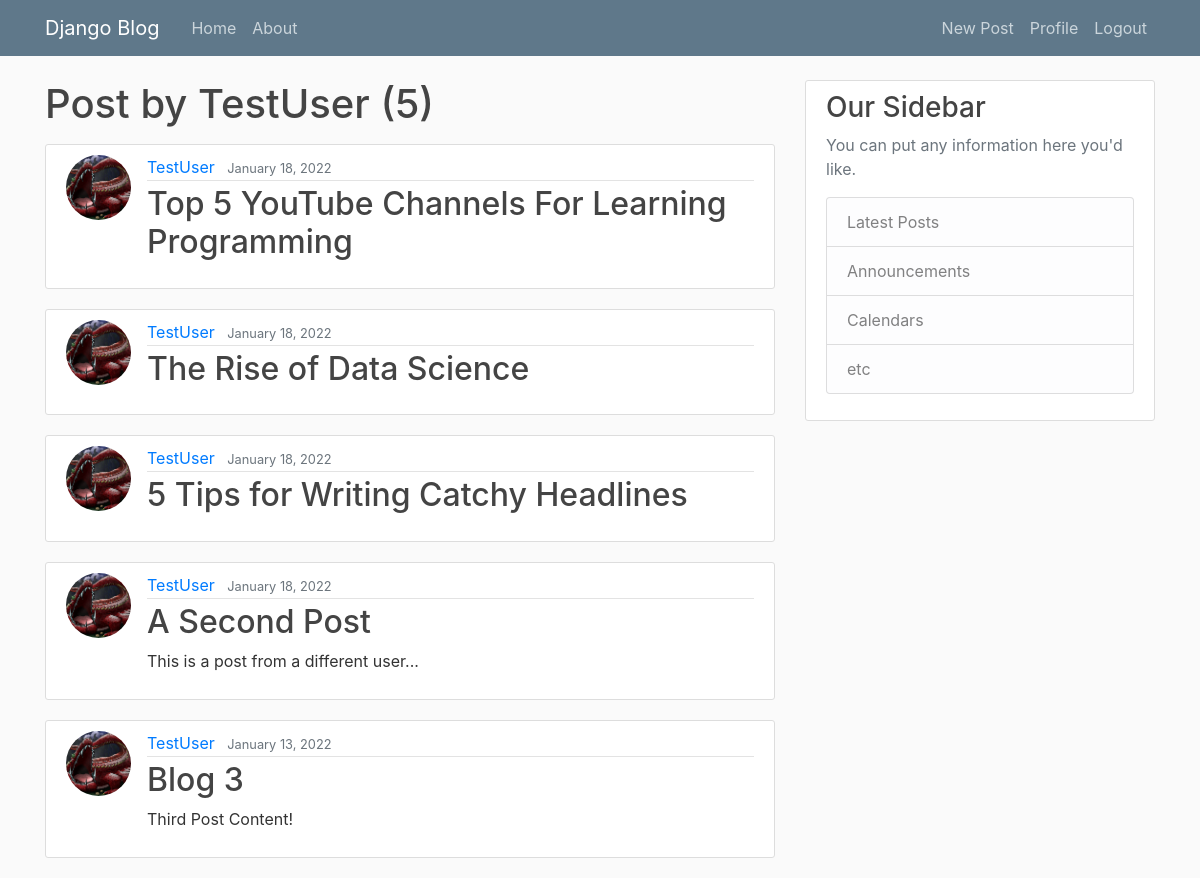
The page /user/TestUser (signed in) on the database its author committed.
### blog/models.py (models this page shows, shortened)
class Post(models.Model):
    title = models.CharField(max_length=100)
    content = models.TextField()
    date_posted = models.DateTimeField(default=timezone.now)
    author = models.ForeignKey(User, on_delete=models.CASCADE)

### users/models.py (models this page shows, shortened)
class Profile(models.Model):
    user = models.OneToOneField(User, on_delete=models.CASCADE)
    image = models.ImageField(default='default.jpg', upload_to='profile_pics')

### blog/views.py (the view)
# urls.py: path('user/<str:username>', UserPostListView.as_view(), name='user-posts'),
class UserPostListView(ListView):
    model = Post
    template_name = 'blog/user_posts.html' # <app>/<model>_<viewtype>.html
    context_object_name = 'posts'
    paginate_by = 5
    def get_queryset(self):
        user = get_object_or_404(User, username=self.kwargs.get('username'))
        return Post.objects.filter(author=user).order_by('-date_posted')

### blog/templates/blog/user_posts.html (shortened to what this page needs)
{% extends "blog/base.html" %}
{% block content %}
<h1 class='mb-3'>Post by {{ view.kwargs.username }} ({{ page_obj.paginator.count }})</h1>
  {% for post in posts %}
    <article class="media content-section">
      <img class="rounded-circle article-img" src="{{ post.author.profile.image.url }}">
      <div class="media-body">
        <div class="article-metadata">
          <a class="mr-2" href="{% url 'user-posts' post.author.username %}">{{ post.author }}</a>
          <small class="text-muted">{{ post.date_posted|date:"F d, Y" }}</small>
        </div>
        <h2><a class="article-title" href="{% url 'post-detail' post.id %}">{{ post.title }}</a></h2>
        <p class="article-content">{{ post.content }}</p>
      </div>
    </article>
  {% endfor %}
{% endblock content %}

### blog/static/blog/main.css (style rules this page uses)
body { background: #fafafa; color: #333333; margin-top: 5rem; }
h1, h2, h3, h4, h5, h6 { color: #444444; }
.content-section { background: #ffffff; padding: 10px 20px; border: 1px solid #dddddd; border-radius: 3px; margin-bottom: 20px; }
.article-title { color: #444444; }
.article-content { white-space: pre-line; }
.article-img { height: 65px; width: 65px; margin-right: 16px; }
.article-metadata { padding-bottom: 1px; margin-bottom: 4px; border-bottom: 1px solid #e3e3e3 }

### rows shown on the page
Post: author.profile.image (placeholder picture), author "TestUser", date_posted "January 18, 2022", title "Top 5 YouTube Channels For Learning Programming"
Post: author.profile.image (placeholder picture), author "TestUser", date_posted "January 18, 2022", title "The Rise of Data Science"
Post: author.profile.image (placeholder picture), author "TestUser", date_posted "January 18, 2022", title "5 Tips for Writing Catchy Headlines"
Post: author.profile.image (placeholder picture), author "TestUser", date_posted "January 18, 2022", title "A Second Post", content "This is a post from a different user..."
Post: author.profile.image (placeholder picture), author "TestUser", date_posted "January 13, 2022", title "Blog 3", content "Third Post Content!"

### other values the page prints
{{ view.kwargs.username }} "TestUser"
{{ page_obj.paginator.count }} "5"
